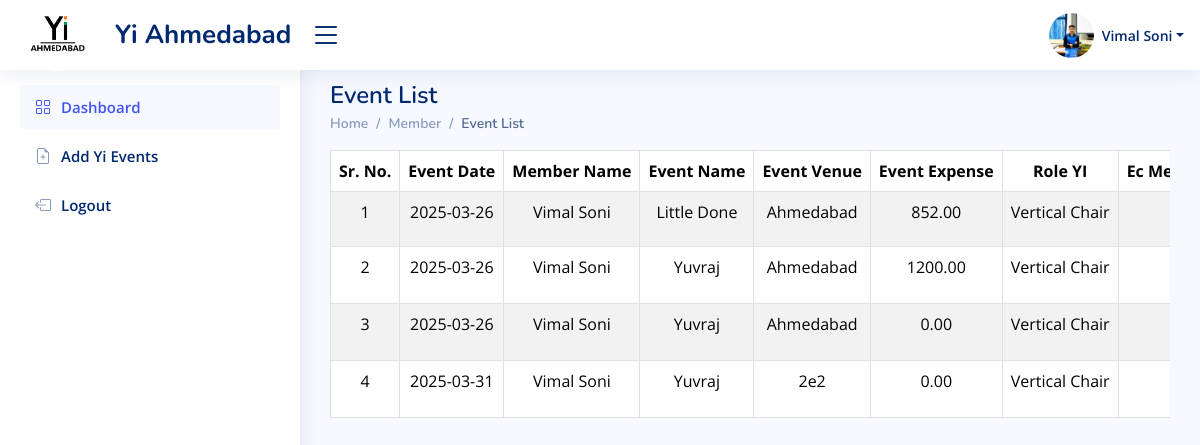
The app's page /member/event-list (signed in), older data.
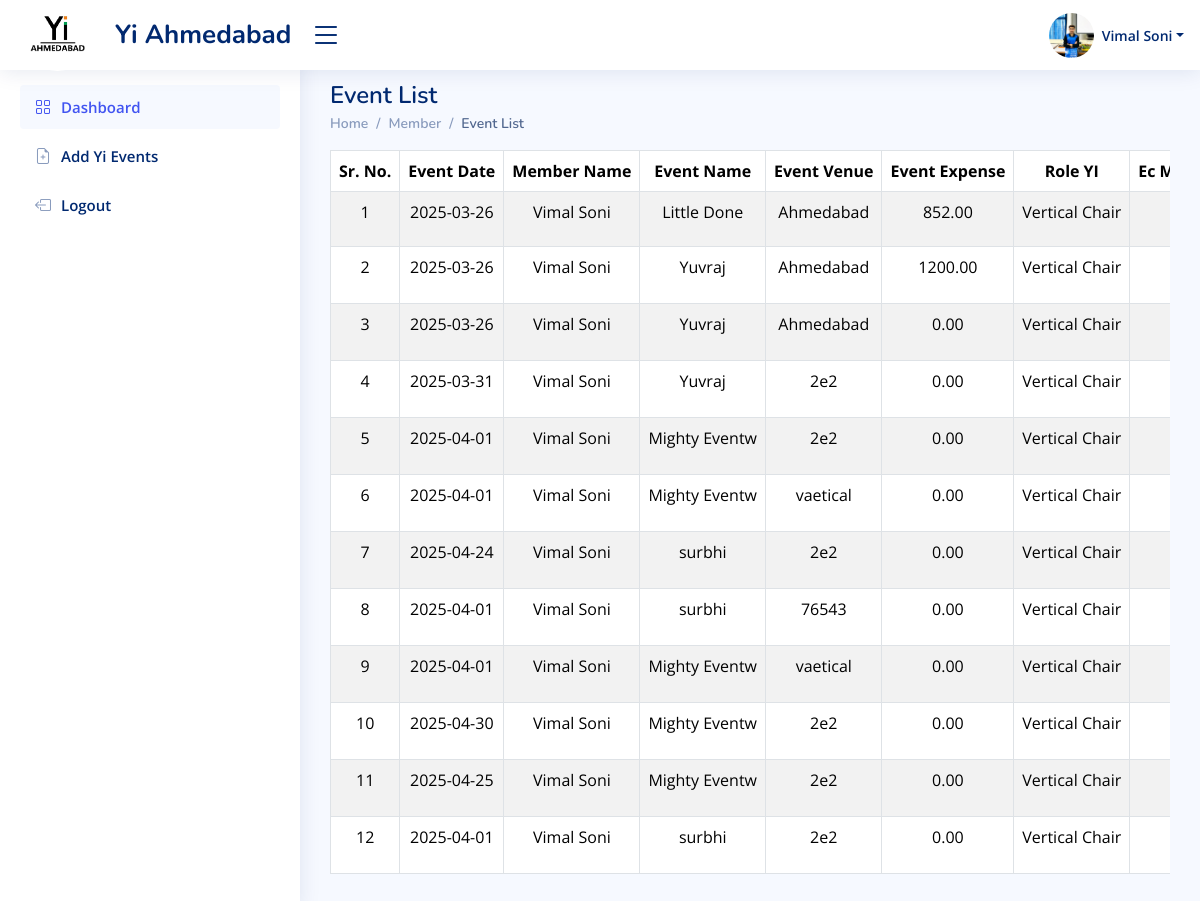
The same page, newer data.
### admin_app/models.py (models this page shows, shortened)
class LoginSide(AbstractUser):
    id = models.UUIDField(
        primary_key=True, default=uuid.uuid4, editable=False, db_index=True
    )
    login_role = models.ManyToManyField(Login_Role, verbose_name="LoginRole")
    first_name = models.CharField(max_length=200, null=True, verbose_name="FirstName")
    last_name = models.CharField(max_length=200)
    email = models.EmailField(max_length=200, unique=True, validators=[validate_email])
    photo = models.ImageField(upload_to="user_photo/", null=True, blank=True)
    yi_role = models.CharField(max_length=200, null=True)
    phone_number = models.CharField(
        max_length=10,  # This will accommodate international numbers
        default="0",
        validators=[
            RegexValidator(
                regex=r"^(\+91[\-\s]?)?[0]?(91)?[789]\d{9}$",  # This is the regex for validating the phone number
                message="Enter a valid phone number.",
                code="invalid_phone",
            ),
        ],
    )

### manager_app/models.py (models this page shows)
class Event_Data(models.Model):
    user = models.ForeignKey(LoginSide, on_delete=models.SET_NULL, null=True,db_index=True)
    your_name = models.CharField(max_length=50)
    event_name = models.CharField(max_length=200,blank=True)
    event_venue = models.TextField(blank=True)
    event_expense = models.BigIntegerField(blank=True,null=True,default=0)
    date = models.CharField(max_length=200)
    role_yi = models.CharField(max_length=200)
    project_vertical = models.CharField(max_length=200)
    project_stakeholder = models.CharField(max_length=200)
    yi_pillar = models.CharField(max_length=200)
    social_link = models.URLField(max_length=300)
    which_SIG = models.CharField(max_length=200,blank=True,null=True)
    event_member = models.CharField(max_length=1000,blank=True,null=True)
    total_impact = models.BigIntegerField(blank=True,default=1)
    select_ec_member = models.CharField(max_length=50,blank=True,null=True)
    school = models.CharField(max_length=200,blank=True,null=True)
    collage = models.CharField(max_length=200,blank=True,null=True)
    associate_partner = models.CharField(max_length=200,null=True,blank=True)
    event_description =  models.TextField(max_length=700,null=True,blank=True)

### manager_app/views.py (the view)
# urls.py: path('event-list',event_list,name='event-list'),
@login_required(login_url='index')
def event_list(request):
    user = request.user
    all_event = Event_Data.objects.filter(user=user)
    context = {
        'user': user,
        'k1': all_event
    }
    return render(request, 'member/event_list.html', context)

### manager_app/templates/member/event_list.html (shortened to what this page needs)
{% load static %}
<!DOCTYPE html>
<html lang="en">
<head>
    <link href="{% static 'assets/vendor/bootstrap/css/bootstrap.min.css' %}" rel="stylesheet">
    <link href="{% static 'assets/vendor/bootstrap-icons/bootstrap-icons.css' %}" rel="stylesheet">
    <link href="{% static 'css/manager_dashboard.css' %}" rel="stylesheet">
    <link href="{% static 'assets/css/style.css' %}" rel="stylesheet">
    <link href="{% static 'assets/css/footer.css' %}" rel="stylesheet">
    <link href="{% static 'css/inputfiled.css' %}" rel="stylesheet">
</head>
<body>
    {% include 'components/header.html' %}
    {% include 'components/side_navbar.html' %}
    <main id="main" class="main">
        <br>
        <div class="pagetitle">
            <h1>Event List</h1></div>
            <nav>
                <ol class="breadcrumb">
                    <li class="breadcrumb-item"><a href="{% url 'manager-dashboard' %}">Home</a></li>
                    <li class="breadcrumb-item">Member</li>
                    <li class="breadcrumb-item active">Event List</li>
                </ol>
            </nav>
        <div class="table-responsive">
            <table class="table table-striped table-bordered" width="100%">
                <thead>
                    <tr class="text-nowrap text-center">
                        <th>Sr. No.</th>
                        <th>Event Date</th>
                        <th>Member Name</th>
                        <th>Event Name</th>
                        <th>Event Venue</th>
                        <th>Event Expense</th>
                        <th>Role YI</th>
                        <th>Ec Members Name</th>
                    </tr>
                </thead>
                <tbody>
                    {% if k1 %}
                        {% for i in k1 %}
                            <tr class="text-nowrap text-center">
                                <td>{{ forloop.counter }}</td>
                                <td>{{ i.date }}</td>
                                <td>{{ i.your_name }}</td>
                                <td>{{ i.event_name }}</td>
                                <td>{{ i.event_venue }}</td>
                                <td>{{ i.event_expense|floatformat:2 }}</td>
                                <td>{{ i.role_yi }}</td>
                                <td>{{ i.event_handle }}<br></td>
                            </tr>
                        {% endfor %}
                    {% else %}
                        <tr>
                            <td colspan="17" class="text-center">No events available</td>
                        </tr>
                    {% endif %}
                </tbody>
            </table>
        </div>
    </main>
</body>
</html>

### manager_app/templates/components/header.html (shortened to what this page needs)
{% load static %}
<header id="header" class="header fixed-top d-flex align-items-center">
    <div class="d-flex align-items-center justify-content-between">
      <a href="{% url 'manager-dashboard' %}" class="logo d-flex align-items-center">
  <img src="{% static 'Image/YIIMG.png' %}" alt="logo img"  height="75px" width="75px" class="rounded-circle" >
        <span class="d-none d-lg-block">Yi Ahmedabad</span>
      </a>
      <i class="bi bi-list toggle-sidebar-btn"></i>
    </div>
    <nav class="header-nav ms-auto">
      <ul class="d-flex align-items-center">
        <li class="nav-item dropdown pe-3">
          <a class="nav-link nav-profile d-flex align-items-center pe-0" href="#" data-bs-toggle="dropdown">
            <img src="{% if user.photo %}{{ user.photo.url }} {% else %} {% static 'Image/img.png' %} {% endif %}" height="45px" width="45px" alt="Profile" class="rounded-circle">
            <span class="d-none d-md-block dropdown-toggle ps-2">{{ user.first_name }} {{ user.last_name }}</span>
          </a>
        </li>
      </ul>
    </nav>
  </header>

### manager_app/templates/components/side_navbar.html (shortened to what this page needs)
{% load static %}
<aside id="sidebar" class="sidebar">
    <ul class="sidebar-nav" id="sidebar-nav">
        <li class="nav-item">
            <a class="nav-link " href="{% url 'member-dashbaord' %}">
                <i class="bi bi-grid"></i>
                <span>Dashboard</span>
            </a>
        </li>
        <li class="nav-item">
            <a class="nav-link collapsed " href="{% url 'manager-dashboard' %}">
                <i class="bi bi-file-earmark-plus"></i>
                <span>Add Yi Events</span>
            </a>
        </li>
        <li class="nav-item">
            <a class="nav-link collapsed" href="{% url 'manager-logout' %}">
                <i class="bi bi-box-arrow-left"></i>
                <span>Logout</span>
            </a>
        </li>
    </ul>
</aside>

### admin_app/static/assets/css/style.css (style rules this page uses)
:root { scroll-behavior: smooth; }
body { font-family: "Open Sans", sans-serif; background: #f6f9ff; color: #444444; }
a { color: #4154f1; text-decoration: none; }
h1, h2, h3, h4, h5, h6 { font-family: "Nunito", sans-serif; }
#main { margin-top: 60px; padding: 20px 30px; transition: all 0.3s; }
.pagetitle { margin-top: -23px; display: flex; justify-content: space-between; margin-bottom: 10px; }
.pagetitle h1 { font-size: 24px; margin-bottom: 0; font-weight: 600; color: #012970; }
.breadcrumb { margin-top: -7px; font-size: 14px; font-family: "Nunito", sans-serif; color: #899bbd; font-weight: 600; }
.breadcrumb a { color: #899bbd; transition: 0.3s; }
.breadcrumb .breadcrumb-item::before { color: #899bbd; }
.breadcrumb .active { color: #51678f; font-weight: 600; }
.logo { line-height: 1; height:95px; }
@media (min-width: 1200px) { .logo { width: 280px; } }
.logo img { max-height: 72px; margin-right: 20px; }
.logo span { font-size: 26px; font-weight: 700; color: #012970; font-family: "Nunito", sans-serif; }
.header { transition: all 0.5s; z-index: 997; height: 70px; box-shadow: 0px 2px 20px rgba(1, 41, 112, 0.1); background-color: #fff; padding-left: 20px; }
.header .toggle-sidebar-btn { font-size: 32px; padding-left: 10px; cursor: pointer; color: #012970; }
.header-nav ul { list-style: none; }
.header-nav>ul { margin: 0; padding: 0; }
.header-nav .nav-profile { color: #012970; }
.header-nav .nav-profile img { max-height: 45px; }
.header-nav .nav-profile span { font-size: 14px; font-weight: 600; }
.sidebar { position: fixed; top: 60px; left: 0; bottom: 0; width: 300px; z-index: 996; transition: width 0.3s ease-in-out, left 0.3s ease-in-out; padding: 20px; overflow-y: auto; box-shadow: 0px 0px 20px rgba(1, 41, 112, 0.1); background-color: #fff; }
#main, #footer { margin-left: 300px; transition: margin-left 0.3s ease-in-out; }
.sidebar-nav { padding: 0; margin: 0; list-style: none; }
.sidebar-nav li { padding: 0; margin: 0; list-style: none; }
.sidebar-nav .nav-item { margin-bottom: 5px; }
.sidebar-nav .nav-link { display: flex; align-items: center; font-size: 15px; font-weight: 600; color: #4154f1; transition: 0.3s; background: #f6f9ff; padding: 10px 15px; border-radius: 4px; }
.sidebar-nav .nav-link i { font-size: 16px; margin-right: 10px; color: #4154f1; }
.sidebar-nav .nav-link.collapsed { color: #012970; background: #fff; }
.sidebar-nav .nav-link.collapsed i { color: #899bbd; }

Row changes from the older to the newer data that the page shows:
added Event_Data: date "2025-04-01", your_name "Vimal Soni", event_name "Mighty Eventw", event_venue "2e2", event_expense "0.00", role_yi "Vertical Chair"
added Event_Data: date "2025-04-01", your_name "Vimal Soni", event_name "Mighty Eventw", event_venue "vaetical", event_expense "0.00", role_yi "Vertical Chair"
added Event_Data: date "2025-04-24", your_name "Vimal Soni", event_name "surbhi", event_venue "2e2", event_expense "0.00", role_yi "Vertical Chair"
added Event_Data: date "2025-04-01", your_name "Vimal Soni", event_name "surbhi", event_venue "76543", event_expense "0.00", role_yi "Vertical Chair"
added Event_Data: date "2025-04-01", your_name "Vimal Soni", event_name "Mighty Eventw", event_venue "vaetical", event_expense "0.00", role_yi "Vertical Chair"
added Event_Data: date "2025-04-30", your_name "Vimal Soni", event_name "Mighty Eventw", event_venue "2e2", event_expense "0.00", role_yi "Vertical Chair"
added Event_Data: date "2025-04-25", your_name "Vimal Soni", event_name "Mighty Eventw", event_venue "2e2", event_expense "0.00", role_yi "Vertical Chair"
added Event_Data: date "2025-04-01", your_name "Vimal Soni", event_name "surbhi", event_venue "2e2", event_expense "0.00", role_yi "Vertical Chair"
